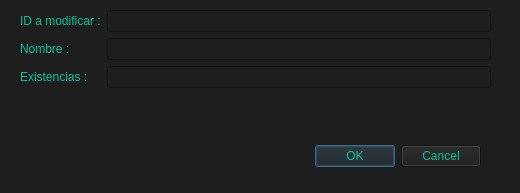
<?xml version="1.0" encoding="UTF-8"?>
<ui version="4.0">
 <class>formModificarProducto</class>
 <widget class="QDialog" name="formModificarProducto">
  <property name="geometry">
   <rect>
    <x>0</x>
    <y>0</y>
    <width>520</width>
    <height>193</height>
   </rect>
  </property>
  <property name="windowTitle">
   <string>Dialog</string>
  </property>
  <property name="styleSheet">
   <string notr="true">background-color: rgb(30, 30, 30);</string>
  </property>
  <property name="modal">
   <bool>true</bool>
  </property>
  <widget class="QDialogButtonBox" name="buttonBox">
   <property name="geometry">
    <rect>
     <x>140</x>
     <y>140</y>
     <width>341</width>
     <height>32</height>
    </rect>
   </property>
   <property name="styleSheet">
    <string notr="true">color: rgb(14, 193, 157);
font: 9pt &quot;Calisto MT&quot;;</string>
   </property>
   <property name="orientation">
    <enum>Qt::Horizontal</enum>
   </property>
   <property name="standardButtons">
    <set>QDialogButtonBox::Cancel|QDialogButtonBox::Ok</set>
   </property>
  </widget>
  <widget class="QWidget" name="formLayoutWidget">
   <property name="geometry">
    <rect>
     <x>20</x>
     <y>10</y>
     <width>471</width>
     <height>131</height>
    </rect>
   </property>
   <layout class="QFormLayout" name="formLayout">
    <item row="3" column="0">
     <widget class="QLabel" name="label">
      <property name="styleSheet">
       <string notr="true">color: rgb(14, 193, 157);
font: 14pt &quot;Calisto MT&quot;;</string>
      </property>
      <property name="text">
       <string>Nombre :</string>
      </property>
     </widget>
    </item>
    <item row="3" column="1">
     <widget class="QLineEdit" name="nombreProductoModificado">
      <property name="styleSheet">
       <string notr="true">color: rgb(14, 193, 157);
font: 14pt &quot;Calisto MT&quot;;
</string>
      </property>
     </widget>
    </item>
    <item row="4" column="1">
     <widget class="QLineEdit" name="existenciasProductoModificado">
      <property name="styleSheet">
       <string notr="true">color: rgb(14, 193, 157);
font: 14pt &quot;Calisto MT&quot;;
</string>
      </property>
     </widget>
    </item>
    <item row="4" column="0">
     <widget class="QLabel" name="label_2">
      <property name="styleSheet">
       <string notr="true">color: rgb(14, 193, 157);
font: 14pt &quot;Calisto MT&quot;;</string>
      </property>
      <property name="text">
       <string>Existencias : </string>
      </property>
     </widget>
    </item>
    <item row="2" column="0">
     <widget class="QLabel" name="label_3">
      <property name="styleSheet">
       <string notr="true">color: rgb(14, 193, 157);
font: 14pt &quot;Calisto MT&quot;;</string>
      </property>
      <property name="text">
       <string>ID a modificar :</string>
      </property>
     </widget>
    </item>
    <item row="2" column="1">
     <widget class="QLineEdit" name="idProductoModificado">
      <property name="styleSheet">
       <string notr="true">color: rgb(14, 193, 157);
font: 14pt &quot;Calisto MT&quot;;
</string>
      </property>
     </widget>
    </item>
   </layout>
  </widget>
 </widget>
 <resources/>
 <connections>
  <connection>
   <sender>buttonBox</sender>
   <signal>accepted()</signal>
   <receiver>formModificarProducto</receiver>
   <slot>accept()</slot>
   <hints>
    <hint type="sourcelabel">
     <x>248</x>
     <y>254</y>
    </hint>
    <hint type="destinationlabel">
     <x>157</x>
     <y>274</y>
    </hint>
   </hints>
  </connection>
  <connection>
   <sender>buttonBox</sender>
   <signal>rejected()</signal>
   <receiver>formModificarProducto</receiver>
   <slot>reject()</slot>
   <hints>
    <hint type="sourcelabel">
     <x>316</x>
     <y>260</y>
    </hint>
    <hint type="destinationlabel">
     <x>286</x>
     <y>274</y>
    </hint>
   </hints>
  </connection>
 </connections>
</ui>
